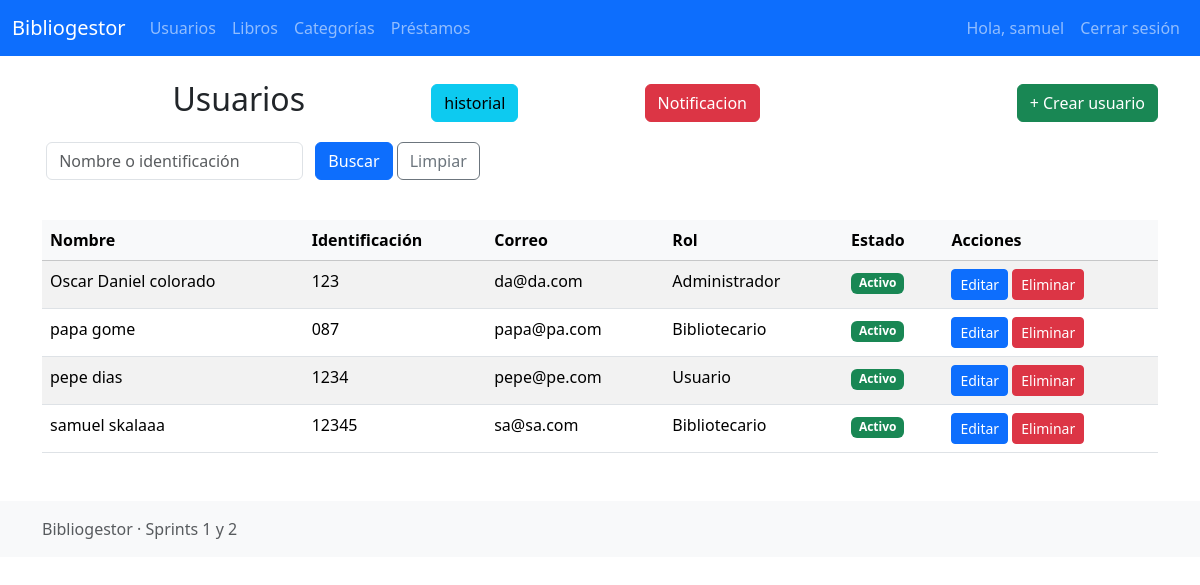
Screenshot of /usuarios/listar.php (signed in) with the database file from the repository.
### tables this page shows
CREATE TABLE `usuarios` (
  `idUsuario` int(11) NOT NULL,
  `nombre` varchar(100) NOT NULL,
  `apellido` varchar(100) NOT NULL,
  `identificacion` varchar(50) NOT NULL,
  `correo` varchar(150) NOT NULL,
  `clave` varchar(255) NOT NULL,
  `rol_id` int(11) NOT NULL,
  `telefono` varchar(50) DEFAULT NULL,
  `direccion` varchar(255) DEFAULT NULL,
  `estado` tinyint(1) NOT NULL DEFAULT 1,
  `fecha_creacion` datetime DEFAULT current_timestamp(),
  `fecha_modificacion` datetime DEFAULT NULL ON UPDATE current_timestamp()
);

CREATE TABLE `roles` (
  `idRol` int(11) NOT NULL,
  `nombre` varchar(50) NOT NULL
);

### usuarios/listar.php (the view, shortened to what this page needs)
<?php
require_once __DIR__ . '/../plantillas/encabezado.php';
$conn = obtenerConexion();
$q = trim($_GET['q'] ?? '');
$rolUsuarioActual = $_SESSION['usuario']['rol_id'] ?? 0;
$puedeAdministrar = ($rolUsuarioActual <= 2);
if ($q === '') {
    $stmt = $conn->prepare("SELECT u.idUsuario, u.nombre, u.apellido, u.identificacion, u.correo, r.nombre as rol, u.estado, u.rol_id FROM usuarios u JOIN roles r ON r.idRol = u.rol_id ORDER BY u.nombre");
    $stmt->execute();
}
$res = $stmt->get_result();
?>
<div class="d-flex justify-content-between align-items-center mb-3">
  <h2>Usuarios</h2>
 <a class="btn btn-info" href="historial.php">historial</a>
  <a class="btn btn-danger" href="notificaciones.php">Notificacion</a>
  <?php if ($puedeAdministrar):  ?>
    <a class="btn btn-success" href="crear.php">+ Crear usuario</a>
  <?php endif; ?>
</div>
<form class="row g-2 mb-3" method="get">
  <div class="col-auto"><input class="form-control" name="q" value="<?php echo htmlspecialchars($q); ?>" placeholder="Nombre o identificación"></div>
  <div class="col-auto"><button class="btn btn-primary">Buscar</button> <a href="listar.php" class="btn btn-outline-secondary">Limpiar</a></div>
</form>
<table class="table table-striped table-hover">
<thead class="table-light">
  <tr>
    <th>Nombre</th>
    <th>Identificación</th>
    <th>Correo</th>
    <th>Rol</th>
    <th>Estado</th>
    <?php if ($puedeAdministrar):  ?>
      <th>Acciones</th>
    <?php endif; ?>
  </tr>
</thead>
<tbody>
<?php while($row = $res->fetch_assoc()): ?>
<tr>
  <td><?php echo htmlspecialchars($row['nombre'].' '.$row['apellido']); ?></td>
  <td><?php echo htmlspecialchars($row['identificacion']); ?></td>
  <td><?php echo htmlspecialchars($row['correo']); ?></td>
  <td><?php echo htmlspecialchars($row['rol']); ?></td>
  <td><?php echo $row['estado'] ? '<span class="badge bg-success">Activo</span>' : '<span class="badge bg-secondary">Suspendido</span>'; ?></td>
  <?php if ($puedeAdministrar):  ?>
    <td>
      <a class="btn btn-sm btn-primary" href="editar.php?id=<?php echo $row['idUsuario']; ?>">Editar</a>
      <a class="btn btn-sm btn-danger" href="eliminar.php?id=<?php echo $row['idUsuario']; ?>" onclick="return confirm('¿Eliminar usuario?')">Eliminar</a>
    </td>
  <?php endif; ?>
</tr>
<?php endwhile; ?>
</tbody>
</table>
<?php require_once __DIR__ . '/../plantillas/pie.php'; ?>

### rows the page displays
usuarios: nombre+apellido "Oscar Daniel colorado", identificacion "123", correo "da@da.com", rol.nombre "Administrador", estado "Activo"
usuarios: nombre+apellido "papa gome", identificacion "087", correo "papa@pa.com", rol.nombre "Bibliotecario", estado "Activo"
usuarios: nombre+apellido "pepe dias", identificacion "1234", correo "pepe@pe.com", rol.nombre "Usuario", estado "Activo"
usuarios: nombre+apellido "samuel skalaaa", identificacion "12345", correo "sa@sa.com", rol.nombre "Bibliotecario", estado "Activo"

### other values shown
$_SESSION['usuario']['nombre'] "samuel"
